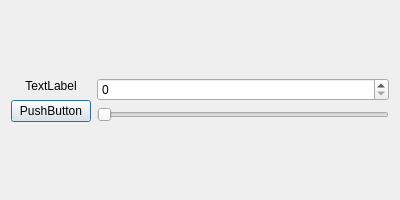
<?xml version="1.0" encoding="UTF-8"?>
<ui version="4.0">
 <class>Dialog</class>
 <widget class="QDialog" name="Dialog">
  <property name="geometry">
   <rect>
    <x>0</x>
    <y>0</y>
    <width>400</width>
    <height>200</height>
   </rect>
  </property>
  <property name="windowTitle">
   <string>Dialog</string>
  </property>
  <layout class="QVBoxLayout" name="verticalLayout_3">
   <item>
    <layout class="QHBoxLayout" name="horizontalLayout">
     <item>
      <layout class="QVBoxLayout" name="verticalLayout">
       <item>
        <widget class="QLabel" name="label">
         <property name="text">
          <string>TextLabel</string>
         </property>
         <property name="alignment">
          <set>Qt::AlignCenter</set>
         </property>
        </widget>
       </item>
       <item>
        <widget class="QPushButton" name="pushButton">
         <property name="text">
          <string>PushButton</string>
         </property>
        </widget>
       </item>
      </layout>
     </item>
     <item>
      <layout class="QVBoxLayout" name="verticalLayout_2">
       <item>
        <widget class="QSpinBox" name="spinBox"/>
       </item>
       <item>
        <widget class="QSlider" name="horizontalSlider">
         <property name="orientation">
          <enum>Qt::Horizontal</enum>
         </property>
        </widget>
       </item>
      </layout>
     </item>
    </layout>
   </item>
  </layout>
 </widget>
 <resources/>
 <connections>
  <connection>
   <sender>spinBox</sender>
   <signal>valueChanged(int)</signal>
   <receiver>horizontalSlider</receiver>
   <slot>setValue(int)</slot>
   <hints>
    <hint type="sourcelabel">
     <x>192</x>
     <y>65</y>
    </hint>
    <hint type="destinationlabel">
     <x>202</x>
     <y>140</y>
    </hint>
   </hints>
  </connection>
  <connection>
   <sender>horizontalSlider</sender>
   <signal>valueChanged(int)</signal>
   <receiver>spinBox</receiver>
   <slot>setValue(int)</slot>
   <hints>
    <hint type="sourcelabel">
     <x>336</x>
     <y>136</y>
    </hint>
    <hint type="destinationlabel">
     <x>318</x>
     <y>79</y>
    </hint>
   </hints>
  </connection>
 </connections>
</ui>
